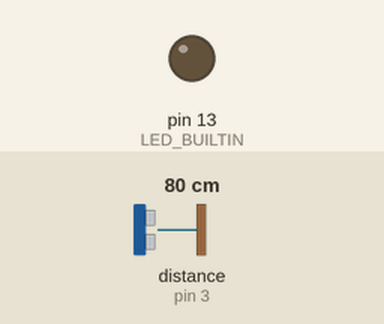
This sketch was run on a simulated Arduino Uno, built with avr-gcc and run on an emulated ATmega328P. On the bench: output pins drawn as LEDs (lit = HIGH). Wiring (inferred from the names in the program): ultrasonic range finder: trigger pin 2; echo pin 3. Inputs (shaded band) come from the test bench; at power-on: distance to the obstacle (sensor on pin 3) 80 cm. The echo pulse lasts 58.3 µs per cm; pins used as bus, display or sensor lines are not drawn; what the sketch prints to the serial monitor is not drawn.

Above: at 1.2 s.
1.3 s: distance to the obstacle (sensor on pin 3) set to 61 cm
3.3 s: distance to the obstacle (sensor on pin 3) set to 55 cm
At 3.6 s:
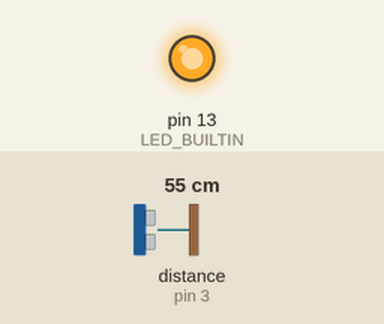
Timing chart, 0 to 6.3 s (numbered marks = the images above; inputs shaded):
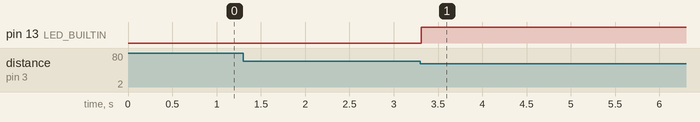

The sketch:

ultra.ino
```cpp
/* Arduino Ultrasonic Music Sensor. Sends Serial Commands back to a computer of the notes to turn on.
 *
 *
 */

const int TRIG = 2;
const int ECHO = 3;

const long MIN_VAL = 2; //Measured in Inches
const long MAX_VAL = 22; //inches

long duration, inches;

int val = 0; //Byte to send

void setup() {
  Serial.begin(9600);
  pinMode(TRIG, OUTPUT);
  pinMode(ECHO, INPUT);
  pinMode(LED_BUILTIN, OUTPUT);
}

void loop() {
  digitalWrite(LED_BUILTIN, LOW);
  digitalWrite(TRIG, LOW);
  delayMicroseconds(2);
  digitalWrite(TRIG, HIGH);
  delayMicroseconds(2);
  digitalWrite(TRIG, LOW);

  duration = pulseIn(ECHO, HIGH);

  inches = microsecondsToInches(duration);

  if (inches < MIN_VAL) val = 0;
  else if (inches > MAX_VAL) val = 127;
  else {
    val = (int)(((float)(inches - MIN_VAL) / (MAX_VAL - MIN_VAL)) * 127);
    digitalWrite(LED_BUILTIN, HIGH);
  }

  Serial.write(val);

  delay(25);
}

long microsecondsToInches(long microseconds) {
  return microseconds/74/2;
}

long microsecondsToCentimeters(long microseconds) {
  return microseconds/29/2;
}
```

Measured:
- the behaviour switches between 59 and 58 cm on distance to the obstacle (sensor on pin 3) (found by bisection; images 0 and 1)
- after the input at 1.3 s, every drawn part: stays the same
- after the input at 3.3 s, pin 13 (LED_BUILTIN): LOW → HIGH at once
